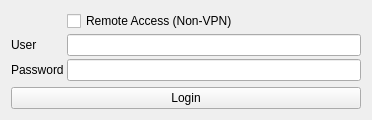
<?xml version="1.0" encoding="UTF-8"?>
<ui version="4.0">
 <class>Login</class>
 <widget class="QWidget" name="Login">
  <property name="geometry">
   <rect>
    <x>0</x>
    <y>0</y>
    <width>372</width>
    <height>115</height>
   </rect>
  </property>
  <property name="windowTitle">
   <string>Login</string>
  </property>
  <layout class="QGridLayout" name="gridLayout" columnstretch="0">
   <item row="1" column="0">
    <layout class="QFormLayout" name="formLayout">
     <property name="sizeConstraint">
      <enum>QLayout::SetDefaultConstraint</enum>
     </property>
     <property name="fieldGrowthPolicy">
      <enum>QFormLayout::AllNonFixedFieldsGrow</enum>
     </property>
     <property name="horizontalSpacing">
      <number>3</number>
     </property>
     <property name="verticalSpacing">
      <number>3</number>
     </property>
     <item row="1" column="0">
      <widget class="QLabel" name="label">
       <property name="text">
        <string>User</string>
       </property>
      </widget>
     </item>
     <item row="3" column="0">
      <widget class="QLabel" name="label_2">
       <property name="text">
        <string>Password</string>
       </property>
      </widget>
     </item>
     <item row="3" column="1">
      <widget class="QLineEdit" name="password">
       <property name="enabled">
        <bool>true</bool>
       </property>
       <property name="echoMode">
        <enum>QLineEdit::Password</enum>
       </property>
      </widget>
     </item>
     <item row="1" column="1">
      <widget class="QLineEdit" name="user"/>
     </item>
     <item row="0" column="1">
      <widget class="QCheckBox" name="remoteAccess">
       <property name="text">
        <string>Remote Access (Non-VPN)</string>
       </property>
      </widget>
     </item>
    </layout>
   </item>
   <item row="2" column="0">
    <widget class="QPushButton" name="loginButton">
     <property name="text">
      <string>Login</string>
     </property>
    </widget>
   </item>
  </layout>
 </widget>
 <layoutdefault spacing="6" margin="11"/>
 <tabstops>
  <tabstop>user</tabstop>
  <tabstop>password</tabstop>
  <tabstop>loginButton</tabstop>
 </tabstops>
 <resources/>
 <connections/>
</ui>
